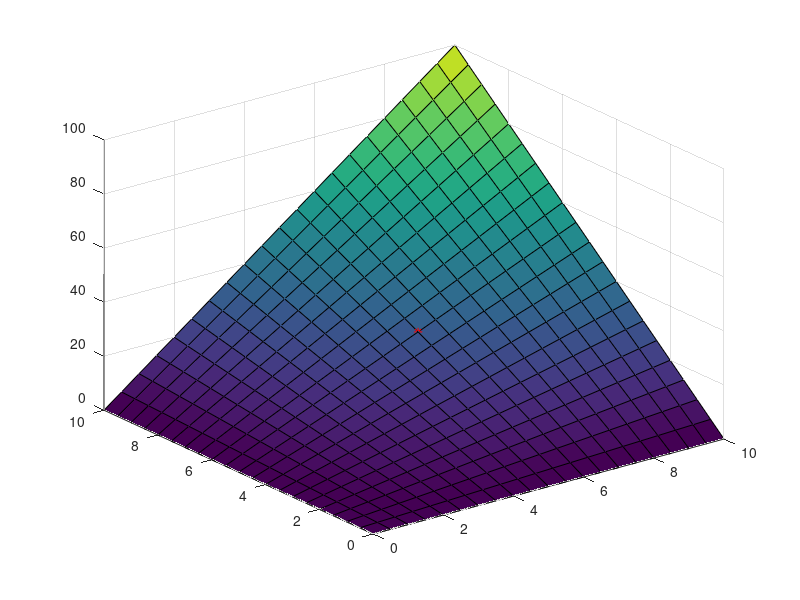

Here is the MATLAB script that generated this plot:
clear; close all; clc;

%% 1D
if 0
    xrange = linspace(0,10,11);
    yvalues = zeros(1,length(xrange));
    for i = 1:length(xrange)
        yvalues(i) = xrange(i)^2;
    end

    figure
    plot(xrange,yvalues,'ro')
    hold on

    derivatives = zeros(1,length(xrange));
    for i = 1:length(xrange)
        if i==1 
            derivatives(i) = (yvalues(i+1)-yvalues(i))/(xrange(i+1)-xrange(i));
        elseif i==length(xrange)
            derivatives(i) = (yvalues(i)-yvalues(i-1))/(xrange(i)-xrange(i-1));
        else
            % use three-point difference because it does not desire uniform
            % interval lengths such as Catmull-Rom does.
            derivatives(i) = 1/2*((yvalues(i+1)-yvalues(i))/(xrange(i+1)-xrange(i)) + ...
                                  (yvalues(i)-yvalues(i-1))/(xrange(i)-xrange(i-1)));
        end
    end

    xLoc = 5.5;
    [~,i] = find((xLoc-xrange)>0,1,'last');

    t = (xLoc-xrange(i))/(xrange(i+1)-xrange(i));

    % Hermite basis functions expanded form
    h00 = 2*t^3 - 3*t^2 + 1;
    h10 = t^3 - 2*t^2 + t;
    h01 = -2*t^3 + 3*t^2;
    h11 = t^3 - t^2;
    % interpolation polynomial
    p = h00*yvalues(i) + h10*derivatives(i) + ...
        h01*yvalues(i+1) + h11*derivatives(i+1);

    plot(xLoc,p,'g*')
    title('Cubic hermite splines')


    %% general case
    figure
    plot(xrange,yvalues,'ro')
    hold on

    x = 5.5;        % desired interp location
    n = floor(x);   % lowest whole integer
    u = x-n;        % remaining fraction
    q = 4;          % number of interpolation points used
    g = (q-2)/2;    

    s_nq = 0;
    beta = [1/2*(u-1)^3*u*(2*u+1), ...
            -1/2*(u-1)*(6*u^4-9*u^3+2*u+2), ...
            1/2*u*(6*u^4-15*u^3+9*u^2+u+1), ...
            -1/2*(u-1)*u^3*(2*u-3)];
    for i = -g:1+g
        s_nq = s_nq + yvalues(i+n+1)*beta(i+2);
    end

    plot(x,s_nq,'b*')
    title('General case')

end


%%
xrange = linspace(0,10,21);
yvalues = zeros(length(xrange),length(xrange));
for i = 1:length(xrange)
    for ii = 1:length(xrange)
        yvalues(i,ii) = xrange(i)*xrange(ii);
    end
end
gridsize = xrange(2)-xrange(1);

figure
surf(xrange,xrange,yvalues)
hold on

x = [5.5;5.5];

arr1 = x(1) - xrange;
arr1(arr1<0) = nan;
[~,n1] = min(arr1);
arr2 = x(2) - xrange;
arr2(arr2<0) = nan;
[~,n2] = min(arr2);
n = [n1; n2];
u = [(x(1) - xrange(n1))/gridsize;
     (x(2) - xrange(n2))/gridsize];

q = 4;
g = (q-2)/2; 

beta = zeros(length(x),q);
for i = 1:length(x)
    beta(i,:) = [1/2*(u(i) - 1)^3*u(i)*(2*u(i) + 1), ...
                -1/2*(u(i) - 1)*(6*u(i)^4 - 9*u(i)^3 + 2*u(i) + 2), ...
                1/2*u(i)*(6*u(i)^4 - 15*u(i)^3 + 9*u(i)^2 + u(i) + 1), ...
                -1/2*(u(i) - 1)*u(i)^3*(2*u(i) - 3)];
end

s_nq = 0;
for i = -g:1+g
    for ii = -g:1+g
        Beta = beta(1,i+2)*beta(2,ii+2);            % +2 because g=-1 should be index[1]
        s_nq = s_nq + yvalues(i+n(1),ii+n(2))*Beta;
    end
end
s_nq
plot3(x(1),x(2),sum(s_nq),'r*')




% % beta
% betaProg = zeros(length(x),q);
% order = 3;
% for i = 1:length(x)
%     for ii = 0:q-1
%         bicoeff = factorial(order)/(factorial(ii)*factorial(order-ii));
%         betaProg(i,ii+1) = bicoeff*u(i)^ii*(1-u(i))^(order-ii);
%     end
% end



% s_nq = 0;
% for i = -g:1+g
%     Beta = 1;
%     for j = 1:length(x)
%         Beta = Beta*beta(j,i+2);
%     end
%     s_nq = s_nq + yvalues(i+n(1)+1,i+n(2)+1)*Beta;
% end
% plot3(x(1),x(2),sum(s_nq),'g*')



% beta = zeros(1,q);
% v = 5;          % order of the polynomial
% for i = 1:q
%     % use Bernstein basis polynomials to construct interp coeff
%     binoCoeff = factorial(v)/(factorial(q)*factorial(v-q))
%     beta(i) = binoCoeff*u^v*(1-u)^(n-v);
% end



% %% 2D
% global r 
% r = 0.1;
% 
% x1 = -0.3;
% x2 = -0.3;
% 
% discr = 20;
% y1 = linspace(-0.8,-0.2,discr);
% y2 = linspace(0.2,0.8,discr);
% 
% pathLengths = zeros(length(y1),length(y2));
% thetas = zeros(length(y1),length(y2));
% for ii = 1:length(y1)
%     for iv = 1:length(y2)
%         [~,pathLengths(ii,iv), thetas(ii,iv)] = ...
%                     returnLength([-0.3 y1(ii)],[-0.3,y2(iv)]);
%     end
% end
% 
% figure 
% surf(y1,y2,pathLengths)


% %% todo
% pathLengths = zeros(length(x1),length(y1),length(x2),length(y2));
% thetas = zeros(length(x1),length(y1),length(x2),length(y2));
% for i = 1:length(x1)
%     for ii = 1:length(y1)
%         for iii = 1:length(x2)
%             for iv = 1:length(y2)
%                 [~,pathLengths(i,ii,iii,iv), thetas(i,ii,iii,iv)] = ...
%                             returnLength([x1(i) y1(ii)],[x2(iii),y2(iv)]);
%             end
%         end
%     end
% end

% assume uniform parameter spacing, with the tangent as below we obtain
% Catmull-Rom splines which is a speical case of a cardinal spline

% tangents.x1x1 = zeros(length(x1),length(y1),length(x2),length(y2));
% tangents.yy = zeros(length(x1),length(y1),length(x2),length(y2));
% tangents.xy = zeros(length(x1),length(y1),length(x2),length(y2));
% tangents.yx = zeros(length(x1),length(y1),length(x2),length(y2));
% for i = 1:length(x1)
%     for ii = 1:length(y1)
%         for iii = 1:length(x2)
%             for iv = 1:length(y2)
%                try
%                    tangents.x1x1(i,ii,iii,iv) = (thetas(i+1,ii,iii,iv)-thetas(i-1,ii,iii,iv))/(x1(i+1)-x(i-1));
%                catch
%                    tangents.x1x1(i,ii,iii,iv) = 0;
%                end
%                
%                
%             end
%         end
%     end
% end


